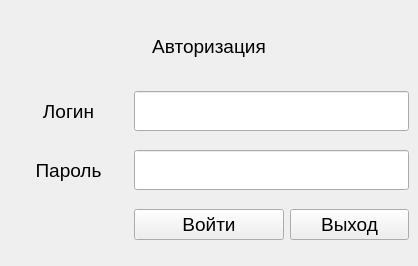
<?xml version="1.0" encoding="UTF-8"?>
<ui version="4.0">
 <class>MainWindow</class>
 <widget class="QMainWindow" name="MainWindow">
  <property name="geometry">
   <rect>
    <x>0</x>
    <y>0</y>
    <width>418</width>
    <height>266</height>
   </rect>
  </property>
  <property name="font">
   <font>
    <family>Segoe UI</family>
    <pointsize>14</pointsize>
   </font>
  </property>
  <property name="windowTitle">
   <string>Авторизация</string>
  </property>
  <widget class="QWidget" name="centralwidget">
   <layout class="QGridLayout" name="gridLayout_2">
    <item row="5" column="3" colspan="2">
     <widget class="QPushButton" name="pushButton_2">
      <property name="font">
       <font>
        <family>Segoe UI</family>
        <pointsize>14</pointsize>
       </font>
      </property>
      <property name="text">
       <string>Выход</string>
      </property>
     </widget>
    </item>
    <item row="5" column="2">
     <widget class="QPushButton" name="pushButton">
      <property name="minimumSize">
       <size>
        <width>150</width>
        <height>0</height>
       </size>
      </property>
      <property name="font">
       <font>
        <family>Segoe UI</family>
        <pointsize>14</pointsize>
       </font>
      </property>
      <property name="text">
       <string>Войти</string>
      </property>
     </widget>
    </item>
    <item row="0" column="0" colspan="5">
     <widget class="QLabel" name="label">
      <property name="maximumSize">
       <size>
        <width>16777215</width>
        <height>50</height>
       </size>
      </property>
      <property name="font">
       <font>
        <family>Segoe UI</family>
        <pointsize>14</pointsize>
       </font>
      </property>
      <property name="text">
       <string>Авторизация</string>
      </property>
      <property name="textFormat">
       <enum>Qt::RichText</enum>
      </property>
      <property name="alignment">
       <set>Qt::AlignCenter</set>
      </property>
     </widget>
    </item>
    <item row="2" column="0" colspan="2">
     <widget class="QLabel" name="label_2">
      <property name="maximumSize">
       <size>
        <width>16777215</width>
        <height>50</height>
       </size>
      </property>
      <property name="font">
       <font>
        <family>Segoe UI</family>
        <pointsize>14</pointsize>
       </font>
      </property>
      <property name="text">
       <string>Логин</string>
      </property>
      <property name="alignment">
       <set>Qt::AlignCenter</set>
      </property>
     </widget>
    </item>
    <item row="4" column="0" colspan="2">
     <widget class="QLabel" name="label_3">
      <property name="maximumSize">
       <size>
        <width>16777215</width>
        <height>50</height>
       </size>
      </property>
      <property name="font">
       <font>
        <family>Segoe UI</family>
        <pointsize>14</pointsize>
       </font>
      </property>
      <property name="text">
       <string>Пароль</string>
      </property>
      <property name="alignment">
       <set>Qt::AlignCenter</set>
      </property>
     </widget>
    </item>
    <item row="4" column="2" colspan="3">
     <widget class="QLineEdit" name="lineEdit_2">
      <property name="minimumSize">
       <size>
        <width>0</width>
        <height>40</height>
       </size>
      </property>
      <property name="text">
       <string extracomment="Пароль"/>
      </property>
      <property name="echoMode">
       <enum>QLineEdit::Password</enum>
      </property>
     </widget>
    </item>
    <item row="2" column="2" colspan="3">
     <widget class="QLineEdit" name="lineEdit">
      <property name="minimumSize">
       <size>
        <width>0</width>
        <height>40</height>
       </size>
      </property>
     </widget>
    </item>
   </layout>
  </widget>
 </widget>
 <tabstops>
  <tabstop>lineEdit</tabstop>
  <tabstop>lineEdit_2</tabstop>
  <tabstop>pushButton</tabstop>
  <tabstop>pushButton_2</tabstop>
 </tabstops>
 <resources/>
 <connections/>
</ui>
